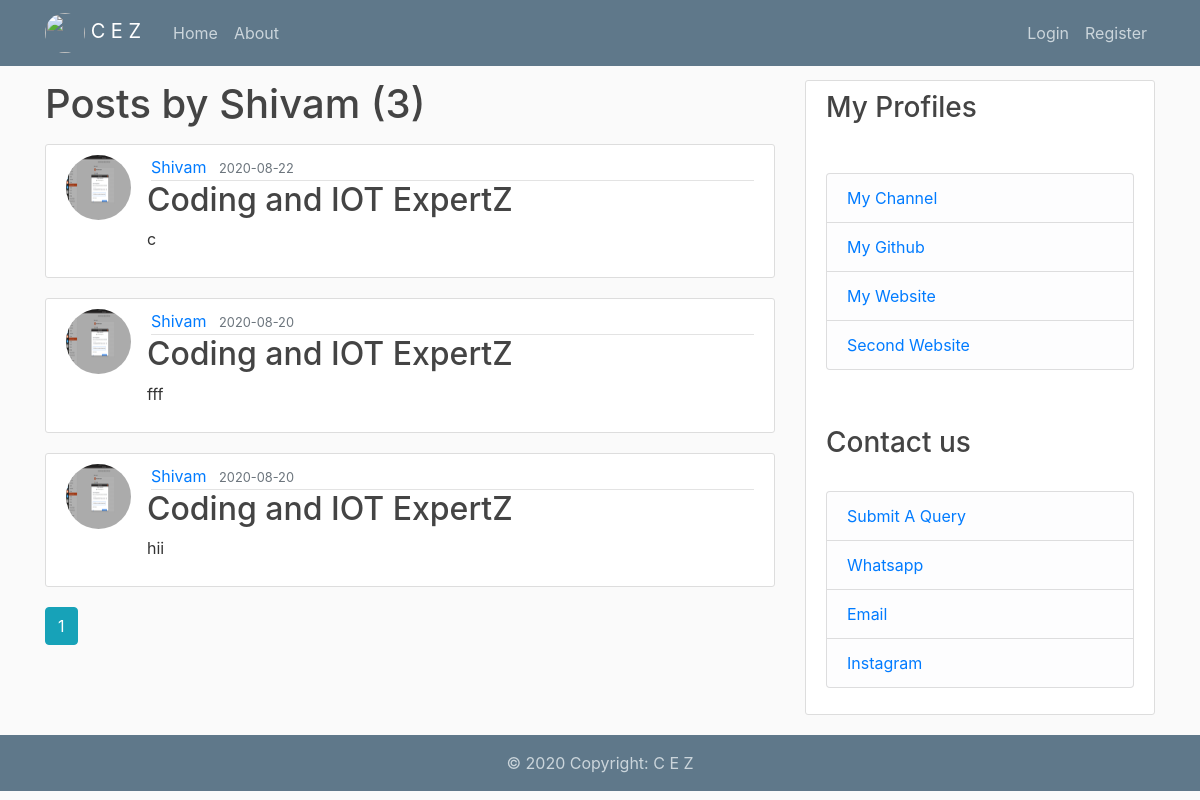
Screenshot of /user/Shivam with the database file from the repository.
### flaskblog/models.py (models this page shows, shortened)
class User(db.Model, UserMixin):
    id = db.Column(db.Integer, primary_key=True)
    username = db.Column(db.String(20), unique=True, nullable=False)
    email = db.Column(db.String(120), unique=True, nullable=False)
    image_file = db.Column(db.String(20), nullable=False, default='default.jpg')
    password = db.Column(db.String(60), nullable=False)
    posts = db.relationship('Post', backref='author', lazy=True)

class Post(db.Model):
    id = db.Column(db.Integer, primary_key=True)
    title = db.Column(db.String(100), nullable=False)
    date_posted = db.Column(db.DateTime, nullable=False, default=datetime.utcnow)
    content = db.Column(db.Text, nullable=False)
    user_id = db.Column(db.Integer, db.ForeignKey('user.id'), nullable=False)
    img_file = db.Column(db.String(20), nullable=False, default='default.jpg')

### flaskblog/routes.py (the view)
@app.route("/user/<string:username>")
def user_posts(username):
    page = request.args.get('page', 1, type=int)
    user = User.query.filter_by(username=username).first_or_404()
    posts = Post.query.filter_by(author=user)\
        .order_by(Post.date_posted.desc())\
        .paginate(page=page, per_page=5)
    return render_template('user_posts.html', posts=posts, user=user)

### flaskblog/templates/user_posts.html
{% extends "layout.html" %}
{% block content %}
    <h1 class="mb-3">Posts by {{ user.username }} ({{ posts.total }})</h1>
    {% for post in posts.items %}
        <article class="media content-section">
          <img class="rounded-circle article-img" src="{{ url_for('static', filename='profile_pics/' + post.author.image_file) }}">
          <div class="media-body">
            <div class="article-metadata">
              <a class="mr-2" href="{{ url_for('user_posts', username=post.author.username) }}">{{ post.author.username }}</a>
              <small class="text-muted">{{ post.date_posted.strftime('%Y-%m-%d') }}</small>
            </div>
            <h2><a class="article-title" href="{{ url_for('post', post_id=post.id) }}">{{ post.title }}</a></h2>
            <p class="article-content">{{ post.content }}</p>
          </div>
        </article>
    {% endfor %}
    {% for page_num in posts.iter_pages(left_edge=1, right_edge=1, left_current=1, right_current=2) %}
      {% if page_num %}
        {% if posts.page == page_num %}
          <a class="btn btn-info mb-4" href="{{ url_for('user_posts', username=user.username, page=page_num) }}">{{ page_num }}</a>
        {% else %}
          <a class="btn btn-outline-info mb-4" href="{{ url_for('user_posts', username=user.username, page=page_num) }}">{{ page_num }}</a>
        {% endif %}
      {% else %}
        ...
      {% endif %}
    {% endfor %}
{% endblock content %}

### flaskblog/static/main.css (style rules this page uses)
body { background: #fafafa; color: #333333; margin-top: 5rem; }
h1, h2, h3, h4, h5, h6 { color: #444444; }
.content-section { background: #ffffff; padding: 10px 20px; border: 1px solid #dddddd; border-radius: 3px; margin-bottom: 20px; }
.article-title { color: #444444; }
.article-content { white-space: pre-line; }
.article-img { height: 65px; width: 65px; margin-right: 16px; }
.article-metadata { padding-bottom: 1px; margin-left: 4px; border-bottom: 1px solid #e3e3e3 }

### flaskblog/templates/layout.html (style rules this page uses)
img { width: 40px; height: 40px; }

### rows the page displays
User: username "Shivam"
Post: image_file (picture), author.username "Shivam", date_posted "2020-08-22", title "Coding and IOT ExpertZ", content "c"
Post: image_file (picture), author.username "Shivam", date_posted "2020-08-20", title "Coding and IOT ExpertZ", content "fff"
Post: image_file (picture), author.username "Shivam", date_posted "2020-08-20", title "Coding and IOT ExpertZ", content "hii"

### other values shown
{{ posts.total }} "3"
{{ page_num }} "1"
